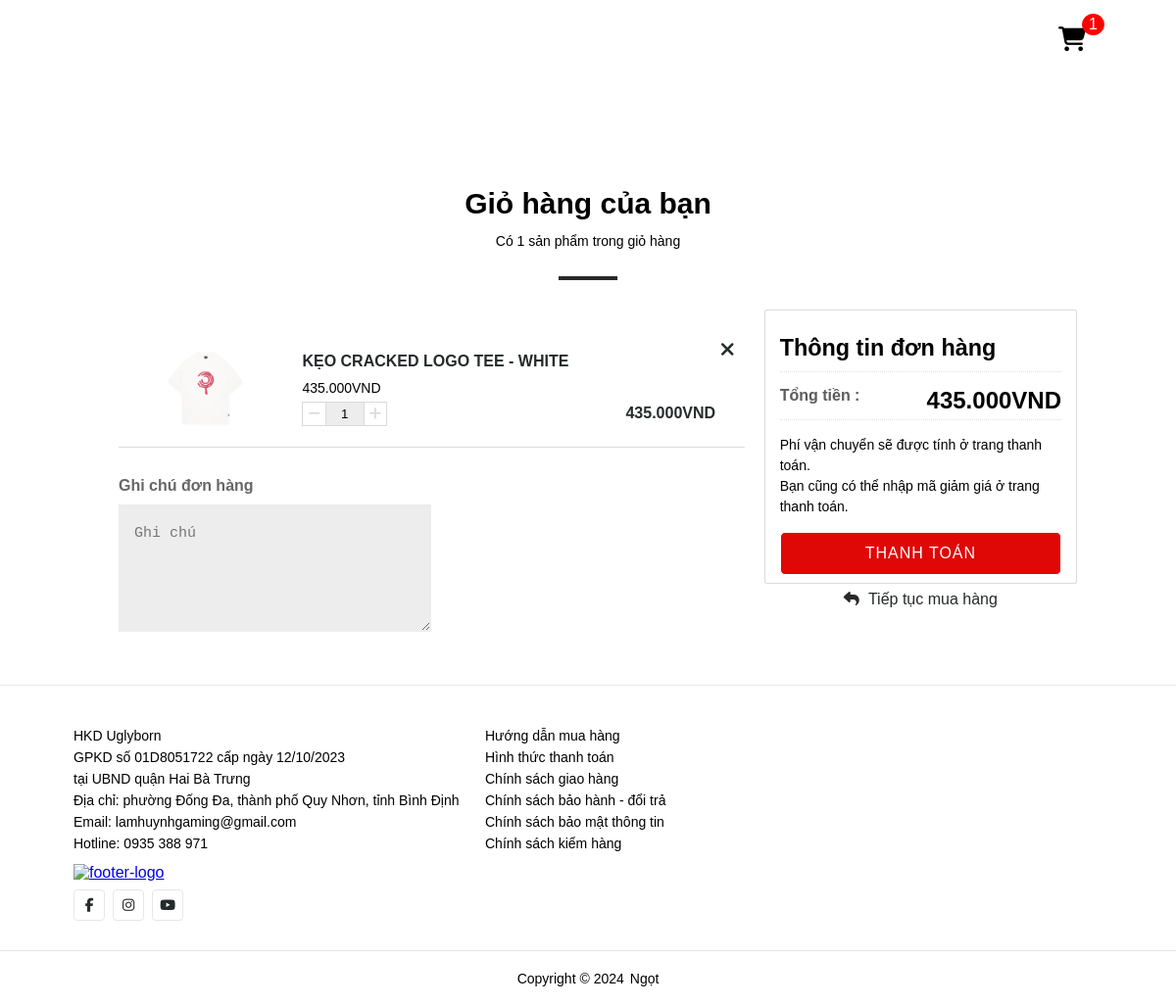
The app's page /buy.php with its own data.
### tables this page shows
CREATE TABLE `cart_product` (
  `id_product` varchar(20) NOT NULL,
  `name_product` text NOT NULL,
  `img_product` varchar(50) NOT NULL,
  `price` double NOT NULL,
  `sl_order` int(10) NOT NULL,
  `total` double NOT NULL
);

### buy.php (the view, shortened to what this page needs)
<?php
$servername = "localhost";
$username = "root";
$password = "";
$dbname = "ngot_database";
$conn = new mysqli($servername, $username, $password, $dbname);
$conn->set_charset("utf8mb4");
$sql = "SELECT * FROM cart_product";
$result = $conn->query($sql);
$sql1 = "SELECT COALESCE(SUM(sl_order), 0) AS total_quantity FROM cart_product";
$result1 = $conn->query($sql1);
$row = $result1->fetch_assoc();
$totalQuantity = $row['total_quantity'];
$sql2 = "SELECT COALESCE(SUM(total), 0) AS total_price FROM cart_product";
$result2 = $conn->query($sql2);
$row = $result2->fetch_assoc();
$totalPrice = $row['total_price'];
?>
<!DOCTYPE html>
<html lang="en">
<head>
    <link rel="stylesheet" href="https://cdnjs.cloudflare.com/ajax/libs/font-awesome/6.5.1/css/all.min.css" />
    <link rel="stylesheet" href="./assets/CSS/buy.css">
</head>
<body>
    <div class="wrap">
        <header class="header">
            <div class="header__cart-buy">
                <i class="header__cart-icon fa-solid fa-cart-shopping"></i>
                <span class="header__cart-count"><?php echo $totalQuantity; ?></span>
            </div>
        </header>
        <div class="main__content-theme">
            <div class="main__content--heading-page">
                <h1 class="main__content--heading-title">Giỏ hàng của bạn</h1>
                <p class="main__content--heading--count-cart">Có <span><?php echo $totalQuantity; ?> sản phẩm</span> trong giỏ hàng</p>
            </div>
        </div>
        <div class="wrap__box-content-cart">
            <div class="wrap__box-content-container">
                <form action="" id="carformpage">
                    <table class="wrap__box-content-table">
                        <thead>
                            <tr>
                                <th class="image"></th>
                                <th class="Item"></th>
                                <th class="remove"></th>
                            </tr>
                        </thead>
                        <tbody>
                        <?php
                            if ($result->num_rows > 0) {
                                while ($row = $result->fetch_assoc()) {
                                    $total = $row["price"] * $row["sl_order"];
                                    echo '<tr class="wrap__box-content-dirc">';
                                    echo '<td class="image">';
                                    echo '<div class="product-img">';
                                    echo '<a href="products.php?id_product=' . $row['id_product'] . '"><img src="./assets/img/shop/' . $row["img_product"] . '" alt=""></a>';
                                    echo '</div>';
                                    echo '</td>';
                                    echo '<td class="Item">';
                                    echo '<h3><a href="products.php?id_product=' . $row['id_product'] . '">' . $row["name_product"] . '</a></h3>';
                                    echo '<p><span class="pri">' . $row["price"] . '.000VND</span></p>';
                                    echo '<div class="line__item-container--click-parent">';
                                    echo '<button class="qlyminus qly-btn"><i class="qlyminus-icon fa-solid fa-minus"></i></button>';
                                    echo '<input type="text" name="amount" class="line__item-qty" value="' . $row["sl_order"] . '" readonly>';
                                    echo '<button class="qluplus qly-btn"><i class="qluplus-icon fa-solid fa-plus"></i></button>';
                                    echo '</div>';
                                    echo '<p class="price"><span class="line__item-total">' . number_format($total, 0, ',', '.') . '.000VND</span></p>';
                                    echo '</td>';
                                    echo '<td class="remove"><a href="" class="cart"><i class="fa-solid fa-xmark"></i></a></td>';
                                    echo '</tr>';
                                }
                            } else {
                                echo '<tr><td colspan="3">Không có gì cả</td></tr>';
                            }
                            ?>
                        </tbody>
                    </table>
                    <div class="wrap__box-content--box-ground">
                        <h4>Ghi chú đơn hàng</h4>
                        <div class="wrap__box-content--checkout-note">
                            <textarea  name="note" id="node" placeholder="Ghi chú"></textarea>
                        </div>
                    </div>
                </form>
            </div>
            <div class="wrap__sticky">
                <div class="wrap__box-line--order">
                    <div class="wrap__box-line--order-title">
                        <h3>Thông tin đơn hàng</h3>
                    </div>
                    <div class="wrap__box-line--order-total">
                        <p>
                            Tổng tiền : <span class="tatal-price"><?php echo number_format($totalPrice, 0, ',', '.') ?>.000VND</span>
                        </p>
                    </div>
                    <div class="wrap__box-line--order-text">
                        <p>
                            Phí vận chuyển sẽ được tính ở trang thanh toán. <br>
                            Bạn cũng có thể nhập mã giảm giá ở trang thanh toán.
                        </p>
                    </div>
                    <div class="wrap__box-line--order-action">
                        <a href="payment.php" class="buttom wrap__box-line--order-btn-checkout">
                            Thanh toán
                        </a>
                        <p class="wrap__box-line--order-continue">
                            <a href="cart.php" class="wrap__box-line--order-link">
                                <i class="wrap__box-line--order-icon fa-solid fa-reply"></i>
                                Tiếp tục mua hàng
                            </a>
                        </p>
                    </div>
                </div>
            </div>
        </div>
            <footer>
                <div class="main-footer">
                <div class="footer-content">
                    <div class="footer-content-left">
                        <p>
                            HKD Uglyborn <br>
                            GPKD số 01D8051722 cấp ngày 12/10/2023 <br>
                            tại UBND quận Hai Bà Trưng <br>
                            Địa chỉ: phường Đống Đa, thành phố Quy Nhơn, tỉnh Bình Định<br>
                            Email: lamhuynhgaming@gmail.com <br>
                            Hotline: 0935 388 971
                            <br>
                        </p>
                        <div class="logo-footer">
                            <a href="http://online.gov.vn/Home/WebDetails/110866">
                                <img src="//theme.hstatic.net/200000777655/1001125616/14/logo_bct.png?v=221" alt="footer-logo">
                            </a>
                        </div>
                        <ul class="footer-social">
                            <li><a href="https://www.facebook.com/bannhacngot"><i class="fa-brands fa-facebook-f"></i></a></li>
                            <li><a href="https://www.instagram.com/bannhac.ngot"><i class="fa-brands fa-instagram"></i></i></a></li>
                            <li><a href="https://www.youtube.com/@Ngotband"><i class="fa-brands fa-youtube"></i></i></i></a></li>
                        </ul>
                    </div>
                    <div class="footer-content-right">
                        <ul>
                            <li><a href="">Hướng dẫn mua hàng</a></li>
                            <li><a href="">Hình thức thanh toán</a></li>
                            <li><a href="">Chính sách giao hàng</a></li>
                            <li><a href="">Chính sách bảo hành - đổi trả</a></li>
                            <li><a href="">Chính sách bảo mật thông tin</a></li>
                            <li><a href="">Chính sách kiểm hàng</a></li>
                        </ul>
                    </div>
                </div>
            </div>
            <div class="copyright">
                <p>Copyright © 2024 </p>
                <a href="index.html">Ngọt</a>
            </div>
        </footer>
    </div>
</body>
</html>

### records on screen
cart_product: img_product (picture), name_product "KẸO CRACKED LOGO TEE - WHITE", price "435", amount "1"

### other values on screen
$totalQuantity "1"
$totalPrice "435"
